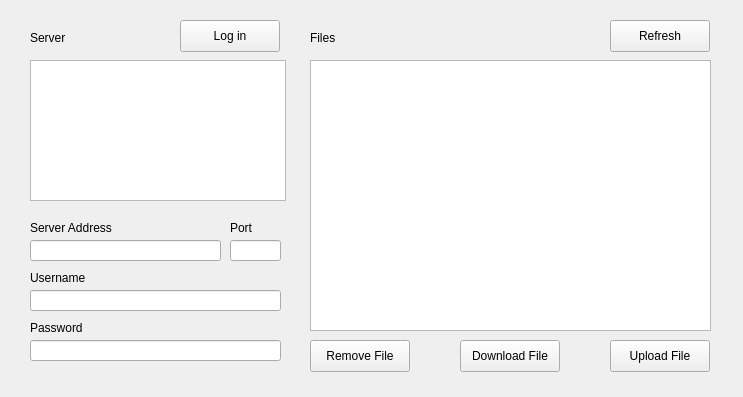
<?xml version="1.0" encoding="UTF-8"?>
<ui version="4.0">
 <class>MainWindow</class>
 <widget class="QMainWindow" name="MainWindow">
  <property name="geometry">
   <rect>
    <x>0</x>
    <y>0</y>
    <width>743</width>
    <height>397</height>
   </rect>
  </property>
  <property name="focusPolicy">
   <enum>Qt::NoFocus</enum>
  </property>
  <property name="windowTitle">
   <string>FTP Client</string>
  </property>
  <property name="autoFillBackground">
   <bool>false</bool>
  </property>
  <property name="unifiedTitleAndToolBarOnMac">
   <bool>true</bool>
  </property>
  <widget class="QWidget" name="centralwidget">
   <widget class="QPushButton" name="button_upload">
    <property name="geometry">
     <rect>
      <x>610</x>
      <y>340</y>
      <width>100</width>
      <height>32</height>
     </rect>
    </property>
    <property name="text">
     <string>Upload File</string>
    </property>
   </widget>
   <widget class="QPushButton" name="button_download">
    <property name="geometry">
     <rect>
      <x>460</x>
      <y>340</y>
      <width>100</width>
      <height>32</height>
     </rect>
    </property>
    <property name="text">
     <string>Download File</string>
    </property>
   </widget>
   <widget class="QPushButton" name="button_list">
    <property name="geometry">
     <rect>
      <x>610</x>
      <y>20</y>
      <width>100</width>
      <height>32</height>
     </rect>
    </property>
    <property name="text">
     <string>Refresh</string>
    </property>
   </widget>
   <widget class="QTextBrowser" name="server_response">
    <property name="geometry">
     <rect>
      <x>30</x>
      <y>60</y>
      <width>256</width>
      <height>141</height>
     </rect>
    </property>
   </widget>
   <widget class="QLabel" name="label">
    <property name="geometry">
     <rect>
      <x>30</x>
      <y>30</y>
      <width>101</width>
      <height>16</height>
     </rect>
    </property>
    <property name="text">
     <string>Server</string>
    </property>
   </widget>
   <widget class="QLabel" name="label_2">
    <property name="geometry">
     <rect>
      <x>310</x>
      <y>30</y>
      <width>101</width>
      <height>16</height>
     </rect>
    </property>
    <property name="text">
     <string>Files</string>
    </property>
   </widget>
   <widget class="QListWidget" name="file_list">
    <property name="geometry">
     <rect>
      <x>310</x>
      <y>60</y>
      <width>401</width>
      <height>271</height>
     </rect>
    </property>
   </widget>
   <widget class="QLabel" name="label_3">
    <property name="geometry">
     <rect>
      <x>30</x>
      <y>220</y>
      <width>101</width>
      <height>16</height>
     </rect>
    </property>
    <property name="text">
     <string>Server Address</string>
    </property>
   </widget>
   <widget class="QLineEdit" name="server_address">
    <property name="geometry">
     <rect>
      <x>30</x>
      <y>240</y>
      <width>191</width>
      <height>21</height>
     </rect>
    </property>
   </widget>
   <widget class="QLineEdit" name="username">
    <property name="geometry">
     <rect>
      <x>30</x>
      <y>290</y>
      <width>251</width>
      <height>21</height>
     </rect>
    </property>
   </widget>
   <widget class="QLabel" name="label_4">
    <property name="geometry">
     <rect>
      <x>30</x>
      <y>270</y>
      <width>101</width>
      <height>16</height>
     </rect>
    </property>
    <property name="text">
     <string>Username</string>
    </property>
   </widget>
   <widget class="QLineEdit" name="password">
    <property name="geometry">
     <rect>
      <x>30</x>
      <y>340</y>
      <width>251</width>
      <height>21</height>
     </rect>
    </property>
   </widget>
   <widget class="QLabel" name="label_5">
    <property name="geometry">
     <rect>
      <x>30</x>
      <y>320</y>
      <width>101</width>
      <height>16</height>
     </rect>
    </property>
    <property name="text">
     <string>Password</string>
    </property>
   </widget>
   <widget class="QLineEdit" name="server_port">
    <property name="geometry">
     <rect>
      <x>230</x>
      <y>240</y>
      <width>51</width>
      <height>21</height>
     </rect>
    </property>
    <property name="text">
     <string/>
    </property>
   </widget>
   <widget class="QLabel" name="label_6">
    <property name="geometry">
     <rect>
      <x>230</x>
      <y>220</y>
      <width>31</width>
      <height>16</height>
     </rect>
    </property>
    <property name="text">
     <string>Port</string>
    </property>
   </widget>
   <widget class="QPushButton" name="button_remove">
    <property name="geometry">
     <rect>
      <x>310</x>
      <y>340</y>
      <width>100</width>
      <height>32</height>
     </rect>
    </property>
    <property name="text">
     <string>Remove File</string>
    </property>
   </widget>
   <widget class="QPushButton" name="button_login">
    <property name="geometry">
     <rect>
      <x>180</x>
      <y>20</y>
      <width>100</width>
      <height>32</height>
     </rect>
    </property>
    <property name="text">
     <string>Log in</string>
    </property>
   </widget>
  </widget>
 </widget>
 <resources/>
 <connections/>
</ui>
